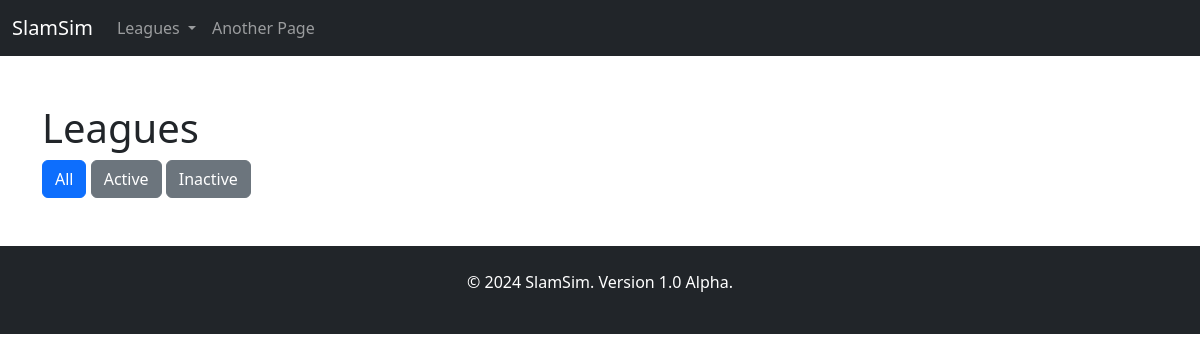
Before: /leagues with the older database file.
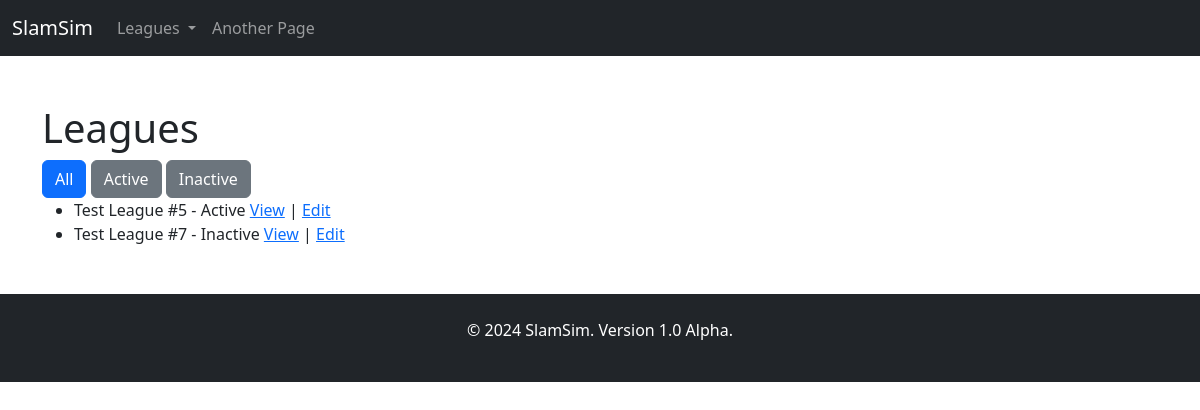
After: the same page with the newer database file.
### models/league.py (models this page shows, shortened)
class league_model(db.Model):
    __tablename__ = 'league_table'
    id = db.Column(db.Integer, primary_key=True)
    name = db.Column(db.String(100), nullable=False)
    abbreviation = db.Column(db.String(10), nullable=False)
    logo = db.Column(db.String(100), nullable=True)
    status = db.Column(db.String(10), nullable=False)
    owner = db.Column(db.String(100), nullable=True)
    headquarters = db.Column(db.String(100), nullable=True)
    description = db.Column(db.Text, nullable=True)

### routes/leagues.py (the view)
@league_routes.route('/leagues', methods=['GET'])
def list_leagues():
    filter_option = request.args.get('filter', 'all')
    if filter_option == 'active':
        leagues = league_model.query.filter_by(status='Active').all()
    elif filter_option == 'inactive':
        leagues = league_model.query.filter_by(status='Inactive').all()
    else:
        leagues = league_model.query.all()
    return render_template('leagues/list.html', leagues=leagues, filter_option=filter_option)

### templates/leagues/list.html (shortened to what this page needs)
{% extends "base.html" %}
{% block content %}
    <h1>Leagues</h1>
    <div>
        <a href="{{ url_for('league_routes.list_leagues', filter='all') }}" class="btn {{ 'btn-primary' if filter_option == 'all' else 'btn-secondary' }}">All</a>
        <a href="{{ url_for('league_routes.list_leagues', filter='active') }}" class="btn {{ 'btn-primary' if filter_option == 'active' else 'btn-secondary' }}">Active</a>
        <a href="{{ url_for('league_routes.list_leagues', filter='inactive') }}" class="btn {{ 'btn-primary' if filter_option == 'inactive' else 'btn-secondary' }}">Inactive</a>
    </div>
    <ul>
        {% for league in leagues %}
            <li>
                {{ league.name }} - {{ league.status }}
                <a href="{{ url_for('league_routes.view_league', league_id=league.id) }}">View</a> |
                <a href="{{ url_for('league_routes.edit_league', league_id=league.id) }}">Edit</a>
            </li>
        {% endfor %}
    </ul>
{% endblock %}

### templates/base.html (shortened to what this page needs)
<!DOCTYPE html>
<html lang="en">
<head>
    <link href="https://cdn.jsdelivr.net/npm/bootstrap@5.3.0-alpha1/dist/css/bootstrap.min.css" rel="stylesheet">
</head>
<body>
    <nav class="navbar navbar-expand-lg navbar-dark bg-dark">
        <div class="container-fluid">
            <a class="navbar-brand" href="/">SlamSim</a>
            <div class="collapse navbar-collapse" id="navbarNav">
                <ul class="navbar-nav">
                    <li class="nav-item dropdown">
                        <a class="nav-link dropdown-toggle" href="#" id="LeaguesDropdown" role="button" data-bs-toggle="dropdown" aria-expanded="false">
                            Leagues
                        </a>
                    </li>
                    <li class="nav-item">
                        <a class="nav-link" href="/another_page">Another Page</a>
                    </li>
                </ul>
            </div>
        </div>
    </nav>
    <div class="container mt-5">
        {% block content %}{% endblock %}
    </div>
    <footer class="bg-dark text-white mt-5 p-4 text-center">
        <p>&copy; 2024 SlamSim. Version 1.0 Alpha.</p>
    </footer>
</body>
</html>

Changed rows visible on the page:
added league_model: name "Test League #5", status "Active"
added league_model: name "Test League #7", status "Inactive"
